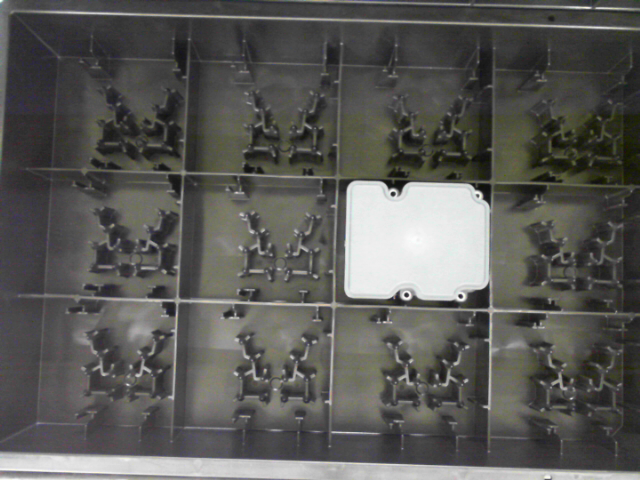
#> input picture photo.png, 640 x 480 px
$ python check_ecu.py   (older library calls are emulated)
#> lines starting #> are read from the running program, lines starting #| are printed output that depends on the picture; after the words box and inside, x2 and y2 are one past the last pixel; in counts of white or black regions, pixels touching at a corner belong together
# Проверка изображения на наличие ECU методом
#описывания прямоугольника вокруг каждого контура и проверки соотношения сторон
#Если все ок Описываем дополнительно поверный прямоугольник и проверяем центры
#

import numpy as np
import cv2
import matplotlib.pyplot as plt
# import image
img = cv2.imread("photo.png",1)
#> img is the input picture: shape (480, 640, 3); mean B, G, R 85.9, 89.1, 89.6

# find contours on grey splace
grey = cv2.cvtColor(img,cv2.COLOR_BGR2GRAY)
edged = cv2.Canny(grey, 15, 120)
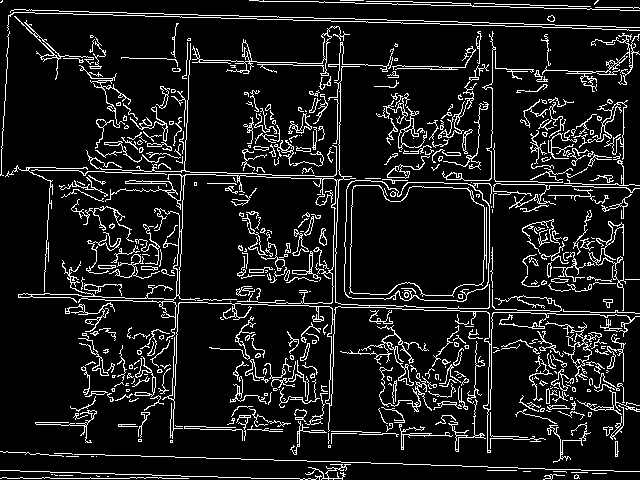
#> edged: shape (480, 640); 10.5% white in thin lines or dots

# NOTICE!!! RETR_EXTERNAL
ret,cnts, _ = cv2.findContours(edged.copy(), cv2.RETR_EXTERNAL, cv2.CHAIN_APPROX_SIMPLE)
#> cnts = 470 contours, 357 with area under 20; largest, box (x1, y1, x2, y2) and area: (344, 180, 492, 302) 16190, (18, 66, 640, 453) 1256, (545, 321, 602, 382) 366, (588, 221, 626, 311) 222, (340, 325, 414, 386) 220

# iteration contours
for cnt in cnts:
        # use boundaring  rectangle for every contour an check aspect  ratio
		x,y,w,h = cv2.boundingRect(cnt)
		aspect_ratio = float(w)/h

		if 1.3 > aspect_ratio > 1.2 and w*h >5000:

			# if OK draw contour an boundaring rectangle
			cv2.drawContours(img,cnt,-1,(0,255,0), 2)
			cv2.rectangle(img,(x,y),(x+w,y+h),(0,0,265),2)


			center_bound = (int((w/2)+x),int((h/2)+y))
			cv2.circle(img,center_bound, 2, (255,0,255), -1)


			# boundaring roteted rectangle
			rect = cv2.minAreaRect(cnt)
			box = cv2.boxPoints(rect)
			box = np.int0(box) # see tutorial fyi
			cv2.drawContours(img,[box],0,(255,0,0),2) # don't know about []


			# find center of ratated rectangle
			center = int(rect[0][0]),int(rect[0][1])
			cv2.circle(img,center, 2, (0,0,255), -1)


			# check centers on gap (x,y axises)


			if  center[0]+3 > center_bound[0] > center[0]-3 and center[1]+3 > center_bound[1] > center[1]-3 :
				font = cv2.FONT_HERSHEY_SIMPLEX
				cv2.putText(img,"OK",center, font, 2,(0,255,0),4,cv2.LINE_AA)
			else:
				font = cv2.FONT_HERSHEY_SIMPLEX
				cv2.putText(img,"NOK",center, font, 2,(0,0,255),4,cv2.LINE_AA)
#> this loop made 470 passes
#> (x, y, w, h, aspect_ratio, center_bound, rect, box) on passes 308, 461: (344, 180, 148, 122, 1.21, (418, 241), ((416.9, 240.8), (119.1, 145.7), -88.56), [[488, 302], [342, 298], [345, 179], [491, 183]]), (14, 16, 80, 64, 1.25, (54, 48), ((46.02, 52.55), (37.63, 91.39), -61.09), [[76, 91], [-3, 46], [15, 13], [95, 58]])
#> (x, y, w, h, aspect_ratio) on passes 1, 5, 6, 14, 15, 16: (0, 477, 189, 2, 94.5), (574, 474, 6, 5, 1.2), (543, 474, 22, 6, 3.67), (0, 470, 322, 10, 32.2), (305, 464, 46, 16, 2.88), (96, 456, 1, 1, 1)
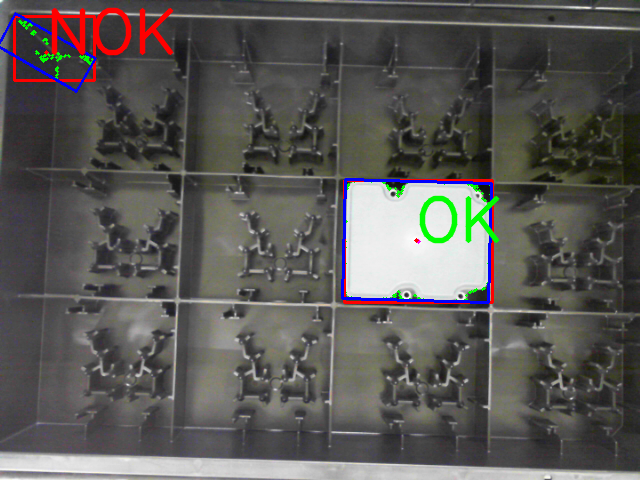
#> img: shape (480, 640, 3); 2.68% of pixels changed, all inside (x1, y1, x2, y2) = (0, 7, 500, 304)


# cv2.imshow("scr",grey)
# cv2.imshow("edged",edged)
cv2.imshow("img",img)

cv2.waitKey()
